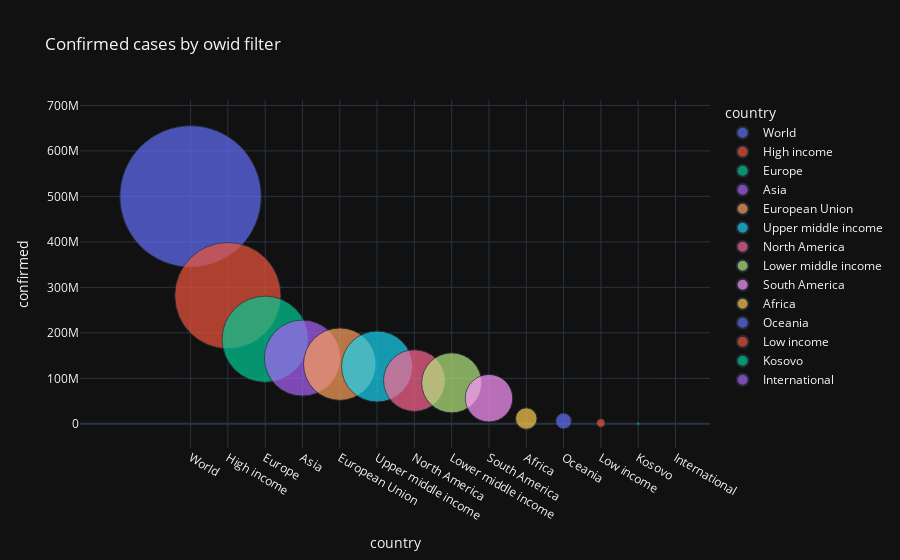

The code cell stored with this chart in its notebook:
### Code cell
fig = px.scatter(sorted_owid_df, x='country', y='confirmed', size='confirmed', color='country', hover_name='country',
                 size_max=100, title="Confirmed cases by owid filter")

fig.show()

### Figure 1 — Plotly figure (JSON) as saved in the notebook; plotly's stock layout.template omitted (floating-point values rounded to 4 significant figures)
{"data": [{"hovertemplate": "<b>%{hovertext}</b><br><br>country=%{x}<br>confirmed=%{marker.size}<extra></extra>", "hovertext": ["World"], "legendgroup": "World", "marker": {"color": "#636efa", "size": [499800000.0], "sizemode": "area", "sizeref": 49980.0, "symbol": "circle"}, "mode": "markers", "name": "World", "orientation": "v", "showlegend": true, "x": ["World"], "xaxis": "x", "y": [499800000.0], "yaxis": "y", "type": "scatter"}, {"hovertemplate": "<b>%{hovertext}</b><br><br>country=%{x}<br>confirmed=%{marker.size}<extra></extra>", "hovertext": ["High income"], "legendgroup": "High income", "marker": {"color": "#EF553B", "size": [282000000.0], "sizemode": "area", "sizeref": 49980.0, "symbol": "circle"}, "mode": "markers", "name": "High income", "orientation": "v", "showlegend": true, "x": ["High income"], "xaxis": "x", "y": [282000000.0], "yaxis": "y", "type": "scatter"}, {"hovertemplate": "<b>%{hovertext}</b><br><br>country=%{x}<br>confirmed=%{marker.size}<extra></extra>", "hovertext": ["Europe"], "legendgroup": "Europe", "marker": {"color": "#00cc96", "size": [185900000.0], "sizemode": "area", "sizeref": 49980.0, "symbol": "circle"}, "mode": "markers", "name": "Europe", "orientation": "v", "showlegend": true, "x": ["Europe"], "xaxis": "x", "y": [185900000.0], "yaxis": "y", "type": "scatter"}, {"hovertemplate": "<b>%{hovertext}</b><br><br>country=%{x}<br>confirmed=%{marker.size}<extra></extra>", "hovertext": ["Asia"], "legendgroup": "Asia", "marker": {"color": "#ab63fa", "size": [144600000.0], "sizemode": "area", "sizeref": 49980.0, "symbol": "circle"}, "mode": "markers", "name": "Asia", "orientation": "v", "showlegend": true, "x": ["Asia"], "xaxis": "x", "y": [144600000.0], "yaxis": "y", "type": "scatter"}, {"hovertemplate": "<b>%{hovertext}</b><br><br>country=%{x}<br>confirmed=%{marker.size}<extra></extra>", "hovertext": ["European Union"], "legendgroup": "European Union", "marker": {"color": "#FFA15A", "size": [131300000.0], "sizemode": "area", "sizeref": 49980.0, "symbol": "circle"}, "mode": "markers", "name": "European Union", "orientation": "v", "showlegend": true, "x": ["European Union"], "xaxis": "x", "y": [131300000.0], "yaxis": "y", "type": "scatter"}, {"hovertemplate": "<b>%{hovertext}</b><br><br>country=%{x}<br>confirmed=%{marker.size}<extra></extra>", "hovertext": ["Upper middle income"], "legendgroup": "Upper middle income", "marker": {"color": "#19d3f3", "size": [126000000.0], "sizemode": "area", "sizeref": 49980.0, "symbol": "circle"}, "mode": "markers", "name": "Upper middle income", "orientation": "v", "showlegend": true, "x": ["Upper middle income"], "xaxis": "x", "y": [126000000.0], "yaxis": "y", "type": "scatter"}, {"hovertemplate": "<b>%{hovertext}</b><br><br>country=%{x}<br>confirmed=%{marker.size}<extra></extra>", "hovertext": ["North America"], "legendgroup": "North America", "marker": {"color": "#FF6692", "size": [95110000.0], "sizemode": "area", "sizeref": 49980.0, "symbol": "circle"}, "mode": "markers", "name": "North America", "orientation": "v", "showlegend": true, "x": ["North America"], "xaxis": "x", "y": [95110000.0], "yaxis": "y", "type": "scatter"}, {"hovertemplate": "<b>%{hovertext}</b><br><br>country=%{x}<br>confirmed=%{marker.size}<extra></extra>", "hovertext": ["Lower middle income"], "legendgroup": "Lower middle income", "marker": {"color": "#B6E880", "size": [90070000.0], "sizemode": "area", "sizeref": 49980.0, "symbol": "circle"}, "mode": "markers", "name": "Lower middle income", "orientation": "v", "showlegend": true, "x": ["Lower middle income"], "xaxis": "x", "y": [90070000.0], "yaxis": "y", "type": "scatter"}, {"hovertemplate": "<b>%{hovertext}</b><br><br>country=%{x}<br>confirmed=%{marker.size}<extra></extra>", "hovertext": ["South America"], "legendgroup": "South America", "marker": {"color": "#FF97FF", "size": [56350000.0], "sizemode": "area", "sizeref": 49980.0, "symbol": "circle"}, "mode": "markers", "name": "South America", "orientation": "v", "showlegend": true, "x": ["South America"], "xaxis": "x", "y": [56350000.0], "yaxis": "y", "type": "scatter"}, {"hovertemplate": "<b>%{hovertext}</b><br><br>country=%{x}<br>confirmed=%{marker.size}<extra></extra>", "hovertext": ["Africa"], "legendgroup": "Africa", "marker": {"color": "#FECB52", "size": [11590000.0], "sizemode": "area", "sizeref": 49980.0, "symbol": "circle"}, "mode": "markers", "name": "Africa", "orientation": "v", "showlegend": true, "x": ["Africa"], "xaxis": "x", "y": [11590000.0], "yaxis": "y", "type": "scatter"}, {"hovertemplate": "<b>%{hovertext}</b><br><br>country=%{x}<br>confirmed=%{marker.size}<extra></extra>", "hovertext": ["Oceania"], "legendgroup": "Oceania", "marker": {"color": "#636efa", "size": [6222000.0], "sizemode": "area", "sizeref": 49980.0, "symbol": "circle"}, "mode": "markers", "name": "Oceania", "orientation": "v", "showlegend": true, "x": ["Oceania"], "xaxis": "x", "y": [6222000.0], "yaxis": "y", "type": "scatter"}, {"hovertemplate": "<b>%{hovertext}</b><br><br>country=%{x}<br>confirmed=%{marker.size}<extra></extra>", "hovertext": ["Low income"], "legendgroup": "Low income", "marker": {"color": "#EF553B", "size": [1817000.0], "sizemode": "area", "sizeref": 49980.0, "symbol": "circle"}, "mode": "markers", "name": "Low income", "orientation": "v", "showlegend": true, "x": ["Low income"], "xaxis": "x", "y": [1817000.0], "yaxis": "y", "type": "scatter"}, {"hovertemplate": "<b>%{hovertext}</b><br><br>country=%{x}<br>confirmed=%{marker.size}<extra></extra>", "hovertext": ["Kosovo"], "legendgroup": "Kosovo", "marker": {"color": "#00cc96", "size": [227800.0], "sizemode": "area", "sizeref": 49980.0, "symbol": "circle"}, "mode": "markers", "name": "Kosovo", "orientation": "v", "showlegend": true, "x": ["Kosovo"], "xaxis": "x", "y": [227800.0], "yaxis": "y", "type": "scatter"}, {"hovertemplate": "<b>%{hovertext}</b><br><br>country=%{x}<br>confirmed=%{marker.size}<extra></extra>", "hovertext": ["International"], "legendgroup": "International", "marker": {"color": "#ab63fa", "size": [721.0], "sizemode": "area", "sizeref": 49980.0, "symbol": "circle"}, "mode": "markers", "name": "International", "orientation": "v", "showlegend": true, "x": ["International"], "xaxis": "x", "y": [721.0], "yaxis": "y", "type": "scatter"}], "layout": {"xaxis": {"anchor": "y", "domain": [0.0, 1.0], "title": {"text": "country"}, "categoryorder": "array", "categoryarray": ["World", "High income", "Europe", "Asia", "European Union", "Upper middle income", "North America", "Lower middle income", "South America", "Africa", "Oceania", "Low income", "Kosovo", "International"]}, "yaxis": {"anchor": "x", "domain": [0.0, 1.0], "title": {"text": "confirmed"}}, "legend": {"title": {"text": "country"}, "tracegroupgap": 0, "itemsizing": "constant"}, "title": {"text": "Confirmed cases by owid filter"}}}
